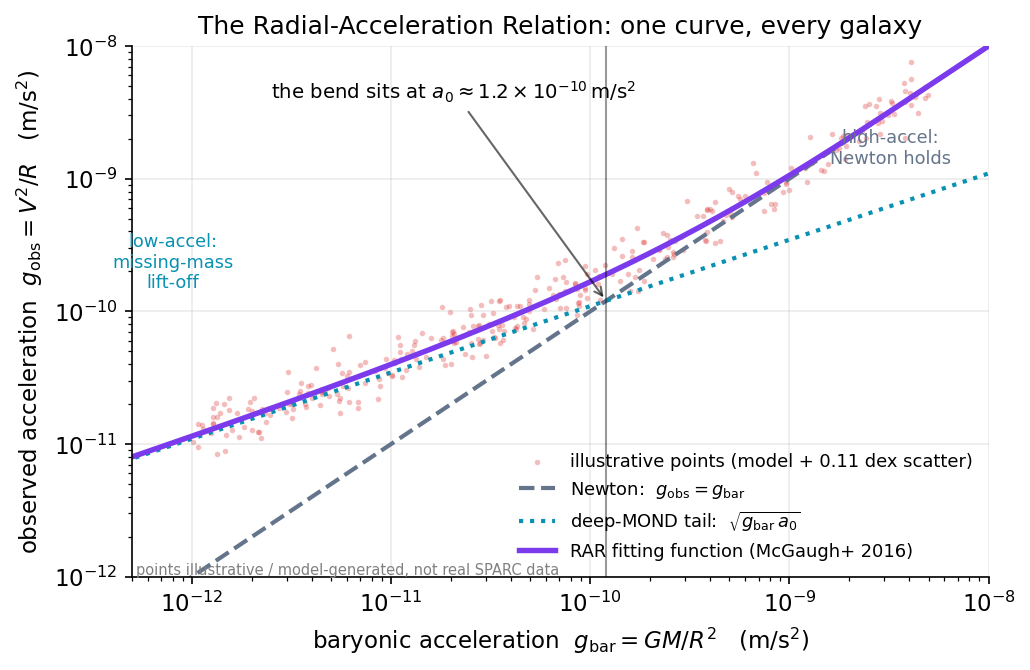

Generate this figure with Python:
import numpy as np, matplotlib
matplotlib.use("Agg")
import matplotlib.pyplot as plt
plt.rcParams.update({"figure.dpi":150,"savefig.dpi":150,"font.size":11,
    "axes.grid":True,"grid.alpha":0.25,"axes.spines.top":False,"axes.spines.right":False,
    "axes.titlesize":12,"figure.facecolor":"white","axes.facecolor":"white"})
C_FW="#7c3aed"; C_NEWTON="#64748b"; C_MOND="#0891b2"; C_DATA="#dc2626"

a0 = 1.2e-10  # RAR best-fit scale, m/s^2 (McGaugh, Lelli & Schombert 2016)
gbar = np.logspace(-13, -8, 400)

# McGaugh interpolating function (the published RAR fit form) -- plotted as a MODEL
gobs_rar = gbar / (1.0 - np.exp(-np.sqrt(gbar / a0)))
# Newtonian baseline: gobs = gbar
gobs_newton = gbar
# deep-MOND square-root tail
gobs_deep = np.sqrt(gbar * a0)

fig, ax = plt.subplots(figsize=(7, 4.6))

# illustrative, model-generated points hugging the RAR with stated synthetic scatter
rng = np.random.default_rng(2016)
gb_pts = 10**rng.uniform(-12.0, -8.3, 320)
mean = gb_pts / (1.0 - np.exp(-np.sqrt(gb_pts / a0)))
scatter_dex = 0.11  # the observed ~0.11 dex scatter quoted in the chapter
go_pts = mean * 10**(rng.normal(0, scatter_dex, gb_pts.size))
ax.scatter(gb_pts, go_pts, s=7, color=C_DATA, alpha=0.30, lw=0,
           label="illustrative points (model + 0.11 dex scatter)")

ax.plot(gbar, gobs_newton, color=C_NEWTON, ls="--", lw=2,
        label=r"Newton:  $g_{\rm obs}=g_{\rm bar}$")
ax.plot(gbar, gobs_deep, color=C_MOND, ls=":", lw=2,
        label=r"deep-MOND tail:  $\sqrt{g_{\rm bar}\,a_0}$")
ax.plot(gbar, gobs_rar, color=C_FW, lw=2.6,
        label="RAR fitting function (McGaugh+ 2016)")

# mark the bend at a0
ax.axvline(a0, color="black", lw=1, alpha=0.4)
ax.annotate(r"the bend sits at $a_0\approx1.2\times10^{-10}\,$m/s$^2$",
            xy=(a0, a0), xytext=(2.5e-12, 4e-9),
            fontsize=9.5, color="black",
            arrowprops=dict(arrowstyle="->", color="black", alpha=0.6))

ax.text(3.2e-9, 1.3e-9, "high-accel:\nNewton holds", fontsize=8.5,
        color=C_NEWTON, ha="center")
ax.text(8e-13, 1.5e-10, "low-accel:\nmissing-mass\nlift-off", fontsize=8.5,
        color=C_MOND, ha="center")

ax.set_xscale("log"); ax.set_yscale("log")
ax.set_xlim(5e-13, 1e-8); ax.set_ylim(1e-12, 1e-8)
ax.set_xlabel(r"baryonic acceleration  $g_{\rm bar}=GM/R^2$   (m/s$^2$)")
ax.set_ylabel(r"observed acceleration  $g_{\rm obs}=V^2/R$   (m/s$^2$)")
ax.set_title("The Radial-Acceleration Relation: one curve, every galaxy")
ax.legend(frameon=False, fontsize=8.6, loc="lower right")
ax.text(0.005, 0.005, "points illustrative / model-generated, not real SPARC data",
        transform=ax.transAxes, fontsize=7, color="gray")
fig.tight_layout(); fig.savefig("ch18_rar_curve.png", bbox_inches="tight"); print("ok")
